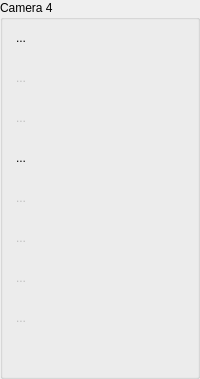
       <widget class="QGroupBox" name="camFeed4GroupBox">
        <property name="toolTip">
         <string>Not connected</string>
        </property>
        <property name="title">
         <string>Camera 4</string>
        </property>
        <property name="flat">
         <bool>false</bool>
        </property>
        <layout class="QHBoxLayout" name="horizontalLayout_4" stretch="0,1">
         <property name="leftMargin">
          <number>2</number>
         </property>
         <property name="topMargin">
          <number>2</number>
         </property>
         <property name="rightMargin">
          <number>2</number>
         </property>
         <property name="bottomMargin">
          <number>2</number>
         </property>
         <item>
          <layout class="QVBoxLayout" name="verticalLayout_2">
           <property name="spacing">
            <number>8</number>
           </property>
           <item>
            <widget class="QToolButton" name="cam4SettingsToolButton">
             <property name="minimumSize">
              <size>
               <width>32</width>
               <height>32</height>
              </size>
             </property>
             <property name="maximumSize">
              <size>
               <width>32</width>
               <height>32</height>
              </size>
             </property>
             <property name="toolTip">
              <string>Setup camera 4.</string>
             </property>
             <property name="text">
              <string>...</string>
             </property>
             <property name="icon">
              <iconset resource="ipfreely.qrc">
               <normaloff>:/icons/icons/Settings-48.png</normaloff>:/icons/icons/Settings-48.png</iconset>
             </property>
             <property name="iconSize">
              <size>
               <width>48</width>
               <height>48</height>
              </size>
             </property>
             <property name="autoRaise">
              <bool>true</bool>
             </property>
            </widget>
           </item>
           <item>
            <widget class="QToolButton" name="cam4ConnectToolButton">
             <property name="enabled">
              <bool>false</bool>
             </property>
             <property name="minimumSize">
              <size>
               <width>32</width>
               <height>32</height>
              </size>
             </property>
             <property name="maximumSize">
              <size>
               <width>32</width>
               <height>32</height>
              </size>
             </property>
             <property name="toolTip">
              <string>Connect to camera stream.</string>
             </property>
             <property name="text">
              <string>...</string>
             </property>
             <property name="icon">
              <iconset resource="ipfreely.qrc">
               <normaloff>:/icons/icons/WallCam_Connect_48.png</normaloff>:/icons/icons/WallCam_Connect_48.png</iconset>
             </property>
             <property name="iconSize">
              <size>
               <width>48</width>
               <height>48</height>
              </size>
             </property>
             <property name="autoRaise">
              <bool>true</bool>
             </property>
            </widget>
           </item>
           <item>
            <widget class="QToolButton" name="cam4MotionRegionsToolButton">
             <property name="enabled">
              <bool>false</bool>
             </property>
             <property name="minimumSize">
              <size>
               <width>32</width>
               <height>32</height>
              </size>
             </property>
             <property name="maximumSize">
              <size>
               <width>32</width>
               <height>32</height>
              </size>
             </property>
             <property name="toolTip">
              <string>Set the motion detection regions.</string>
             </property>
             <property name="text">
              <string>...</string>
             </property>
             <property name="icon">
              <iconset resource="ipfreely.qrc">
               <normaloff>:/icons/icons/Motion-48.png</normaloff>:/icons/icons/Motion-48.png</iconset>
             </property>
             <property name="iconSize">
              <size>
               <width>48</width>
               <height>48</height>
              </size>
             </property>
             <property name="checkable">
              <bool>true</bool>
             </property>
             <property name="checked">
              <bool>false</bool>
             </property>
             <property name="autoRaise">
              <bool>true</bool>
             </property>
            </widget>
           </item>
           <item>
            <widget class="QToolButton" name="cam4RemoveMotionRegionsToolButton">
             <property name="enabled">
              <bool>true</bool>
             </property>
             <property name="minimumSize">
              <size>
               <width>32</width>
               <height>32</height>
              </size>
             </property>
             <property name="maximumSize">
              <size>
               <width>32</width>
               <height>32</height>
              </size>
             </property>
             <property name="toolTip">
              <string>&lt;html&gt;&lt;head/&gt;&lt;body&gt;&lt;p&gt;Remove motion detection regions.&lt;/p&gt;&lt;p&gt;By removing all user-defined motion detection regions the motion detector will monitor the whole video frame.&lt;/p&gt;&lt;/body&gt;&lt;/html&gt;</string>
             </property>
             <property name="text">
              <string>...</string>
             </property>
             <property name="icon">
              <iconset resource="ipfreely.qrc">
               <normaloff>:/icons/icons/RemoveMotionRegions-48.png</normaloff>:/icons/icons/RemoveMotionRegions-48.png</iconset>
             </property>
             <property name="iconSize">
              <size>
               <width>48</width>
               <height>48</height>
              </size>
             </property>
             <property name="autoRaise">
              <bool>true</bool>
             </property>
            </widget>
           </item>
           <item>
            <widget class="QToolButton" name="cam4ImageToolButton">
             <property name="enabled">
              <bool>false</bool>
             </property>
             <property name="minimumSize">
              <size>
               <width>32</width>
               <height>32</height>
              </size>
             </property>
             <property name="maximumSize">
              <size>
               <width>32</width>
               <height>32</height>
              </size>
             </property>
             <property name="toolTip">
              <string>Capture an image snapshot.</string>
             </property>
             <property name="text">
              <string>...</string>
             </property>
             <property name="icon">
              <iconset resource="ipfreely.qrc">
               <normaloff>:/icons/icons/Screenshot-48.png</normaloff>:/icons/icons/Screenshot-48.png</iconset>
             </property>
             <property name="iconSize">
              <size>
               <width>48</width>
               <height>48</height>
              </size>
             </property>
             <property name="autoRaise">
              <bool>true</bool>
             </property>
            </widget>
           </item>
           <item>
            <widget class="QToolButton" name="cam4RecordToolButton">
             <property name="enabled">
              <bool>false</bool>
             </property>
             <property name="minimumSize">
              <size>
               <width>32</width>
               <height>32</height>
              </size>
             </property>
             <property name="maximumSize">
              <size>
               <width>32</width>
               <height>32</height>
              </size>
             </property>
             <property name="toolTip">
              <string>Record from camera stream.</string>
             </property>
             <property name="text">
              <string>...</string>
             </property>
             <property name="icon">
              <iconset resource="ipfreely.qrc">
               <normaloff>:/icons/icons/Record-48.png</normaloff>:/icons/icons/Record-48.png</iconset>
             </property>
             <property name="iconSize">
              <size>
               <width>48</width>
               <height>48</height>
              </size>
             </property>
             <property name="autoRaise">
              <bool>true</bool>
             </property>
            </widget>
           </item>
           <item>
            <widget class="QToolButton" name="cam4ExpandToolButton">
             <property name="enabled">
              <bool>false</bool>
             </property>
             <property name="minimumSize">
              <size>
               <width>32</width>
               <height>32</height>
              </size>
             </property>
             <property name="maximumSize">
              <size>
               <width>32</width>
               <height>32</height>
              </size>
             </property>
             <property name="toolTip">
              <string>View camera stream in separate window.</string>
             </property>
             <property name="text">
              <string>...</string>
             </property>
             <property name="icon">
              <iconset resource="ipfreely.qrc">
               <normaloff>:/icons/icons/Expand-48.png</normaloff>:/icons/icons/Expand-48.png</iconset>
             </property>
             <property name="iconSize">
              <size>
               <width>48</width>
               <height>48</height>
              </size>
             </property>
             <property name="autoRaise">
              <bool>true</bool>
             </property>
            </widget>
           </item>
           <item>
            <widget class="QToolButton" name="cam4StorageToolButton">
             <property name="enabled">
              <bool>false</bool>
             </property>
             <property name="minimumSize">
              <size>
               <width>32</width>
               <height>32</height>
              </size>
             </property>
             <property name="maximumSize">
              <size>
               <width>32</width>
               <height>32</height>
              </size>
             </property>
             <property name="toolTip">
              <string>Browse the camera's on-board storage.</string>
             </property>
             <property name="text">
              <string>...</string>
             </property>
             <property name="icon">
              <iconset resource="ipfreely.qrc">
               <normaloff>:/icons/icons/Storage-48.png</normaloff>:/icons/icons/Storage-48.png</iconset>
             </property>
             <property name="iconSize">
              <size>
               <width>48</width>
               <height>48</height>
              </size>
             </property>
             <property name="autoRaise">
              <bool>true</bool>
             </property>
            </widget>
           </item>
           <item>
            <spacer name="verticalSpacer_4">
             <property name="orientation">
              <enum>Qt::Vertical</enum>
             </property>
             <property name="sizeHint" stdset="0">
              <size>
               <width>20</width>
               <height>40</height>
              </size>
             </property>
            </spacer>
           </item>
          </layout>
         </item>
         <item>
          <widget class="QWidget" name="cam4Widget" native="true">
           <layout class="QVBoxLayout" name="verticalLayout_8">
            <property name="leftMargin">
             <number>4</number>
            </property>
            <property name="topMargin">
             <number>4</number>
            </property>
            <property name="rightMargin">
             <number>4</number>
            </property>
            <property name="bottomMargin">
             <number>4</number>
            </property>
           </layout>
          </widget>
         </item>
        </layout>
       </widget>
